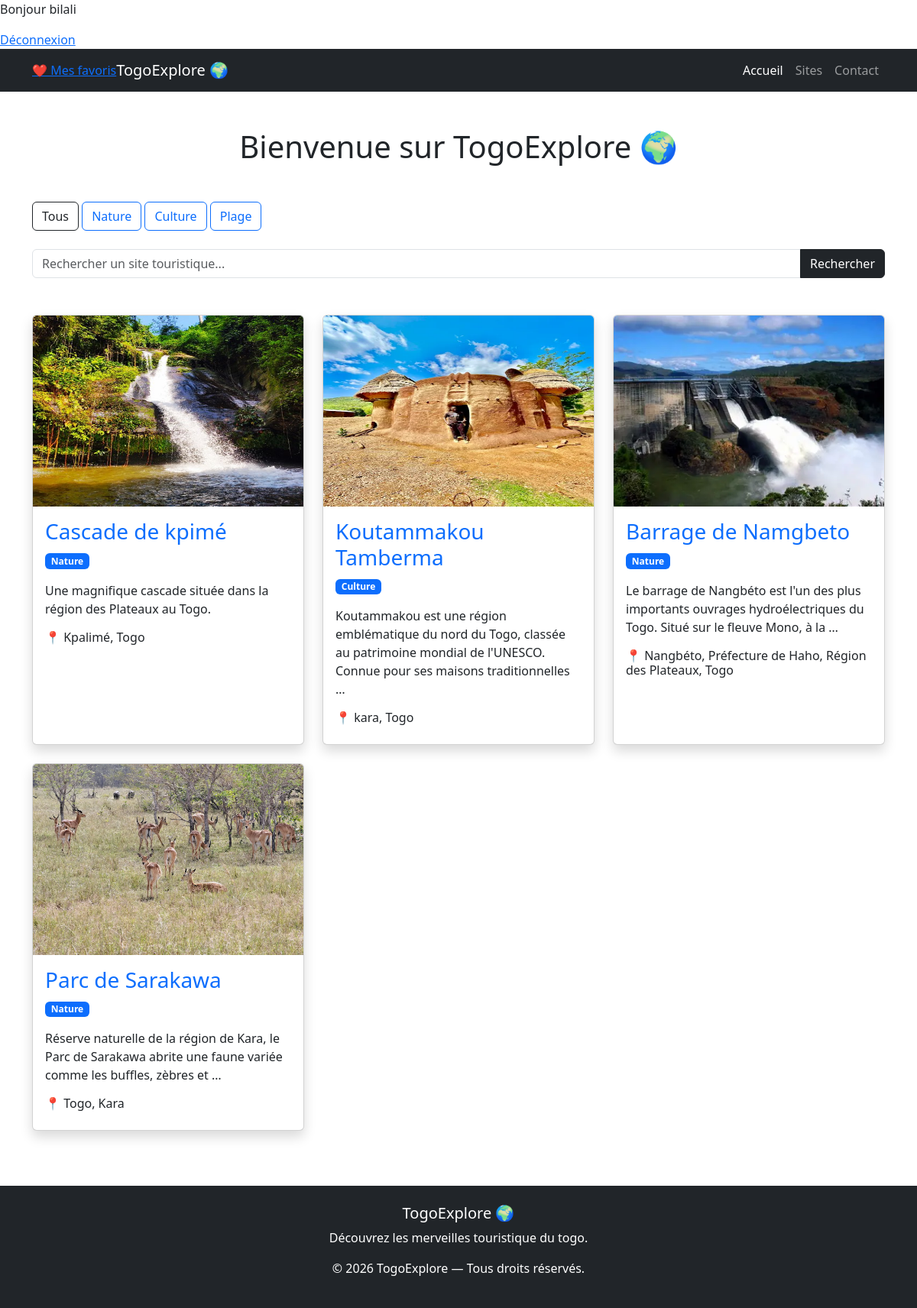
The page / (signed in) on the database its author committed.
### tourism/models.py (models this page shows, shortened)
class Category(models.Model):
    name = models.CharField(max_length=100)
    def __str__(self):
        return self.name

class TouristSite(models.Model):
    name = models.CharField(max_length=200)
    description = models.TextField()
    location = models.CharField(max_length=255)
    image = models.ImageField(upload_to='site/')
    category = models.ForeignKey(
        Category,
        on_delete=models.CASCADE,
        null=True,
        blank=True
    )
    latitude = models.FloatField(null=True, blank=True)
    longitude = models.FloatField(null=True, blank=True)
    created_at = models.DateTimeField(auto_now_add=True)

### tourism/views.py (the view)
# urls.py: 2. Add a URL to urlpatterns:  path('', views.home, name='home')
def home(request):
    query = request.GET.get('q')
    category_id = request.GET.get('category')
    sites = TouristSite.objects.all()
    if query:
        sites = sites.filter(name__icontains=query)
    if category_id:
        sites = sites.filter(category_id=category_id)
    categories = Category.objects.all()
    context = {
        'sites': sites,
        'categories': categories
    }
    return render(request, 'tourism/index.html', context)

### tourism/templates/tourism/index.html (shortened to what this page needs)
{% load static %}
<!DOCTYPE html>
<html lang="fr">
<head>
    <link href="https://cdn.jsdelivr.net/npm/bootstrap@5.3.7/dist/css/bootstrap.min.css" rel="stylesheet">
</head>
<body>
{% if user.is_authenticated %}
<p>Bonjour {{ user.username }}</p>
<a href="{% url 'logout' %}">
    Déconnexion
</a>
{% endif %}
    <nav class="navbar navbar-expand-lg navbar-dark bg-dark">
        <div class="container">
            <a href="{% url 'favorites' %}">
                ❤️ Mes favoris
            </a>
            <a class="navbar-brand" href="/">
                TogoExplore 🌍
            </a>
            <div class="collapse navbar-collapse" id="navbarNav">
                <ul class="navbar-nav ms-auto">
                    <li class="nav-item">
                        <a class="nav-link active" href="/">
                            Accueil
                        </a>
                    </li>
                    <li class="nav-item">
                        <a class="nav-link" href="/">
                            Sites
                        </a>
                    </li>
                    <li class="nav-item">
                        <a class="nav-link" href="{% url 'contact' %}">
                            Contact
                        </a>
                    </li>
                </ul>
            </div>
        </div>
    </nav>
    <div class="container mt-5">
        <h1 class="text-center mb-5">
            Bienvenue sur TogoExplore 🌍
        </h1>
        <div class="mb-4">
    <a href="/" class="btn btn-outline-dark">
        Tous
    </a>
    {% for category in categories %}
        <a href="/?category={{ category.id }}"
           class="btn btn-outline-primary">
            {{ category.name }}
        </a>
    {% endfor %}
</div>
        <div class="row">
          <form method="GET" class="mb-5">
    <div class="input-group">
        <input type="text"
               name="q"
               class="form-control"
               placeholder="Rechercher un site touristique...">
        <button class="btn btn-dark">
            Rechercher
        </button>
    </div>
</form>
            {% for site in sites %}
            <div class="col-md-4 mb-4">
                <div class="card shadow h-100">
                    <img src="{{ site.image.url }}"
                         class="card-img-top"
                         height="250">
                    <div class="card-body">
                        <h3 class="card-title">
                            <a href="{% url 'site_detail' site.id %}"
                               class="text-decoration-none">
                                {{ site.name }}
                            </a>
                        </h3>
                        <p class="badge bg-primary">
                        {{ site.category }}
                        </p>
                        <p class="card-text">
                            {{ site.description|truncatewords:20 }}
                        </p>
                        <h6>
                            📍 {{ site.location }}
                        </h6>
                    </div>
                </div>
            </div>
            {% endfor %}
        </div>
    </div>
<footer class="bg-dark text-white mt-5 p-4">
      <div class="container text-center">
          <h5>TogoExplore 🌍</h5>
          <p>
            Découvrez les merveilles touristique du togo.
          </p>
          <p>
            © 2026 TogoExplore — Tous droits réservés.
          </p>
      </div>
</footer>
</body>
</html>

### rows shown on the page
Category: name "Nature"
Category: name "Culture"
Category: name "Plage"
TouristSite: image (picture), name "Cascade de kpimé", category "Nature", description "Une magnifique cascade située dans la région des Plateaux au Togo.", location "Kpalimé, Togo"
TouristSite: image (picture), name "Koutammakou Tamberma", category "Culture", description "Koutammakou est une région emblématique du nord du Togo, classée au patrimoine mondial de l'UNESCO. Connue pour ses maisons traditionnelles …", location "kara, Togo"
TouristSite: image (picture), name "Barrage de Namgbeto", category "Nature", description "Le barrage de Nangbéto est l'un des plus importants ouvrages hydroélectriques du Togo. Situé sur le fleuve Mono, à la …", location "Nangbéto, Préfecture de Haho, Région des Plateaux, Togo"
TouristSite: image (picture), name "Parc de Sarakawa", category "Nature", description "Réserve naturelle de la région de Kara, le Parc de Sarakawa abrite une faune variée comme les buffles, zèbres et …", location "Togo, Kara"

### other values the page prints
{{ user.username }} "bilali"
